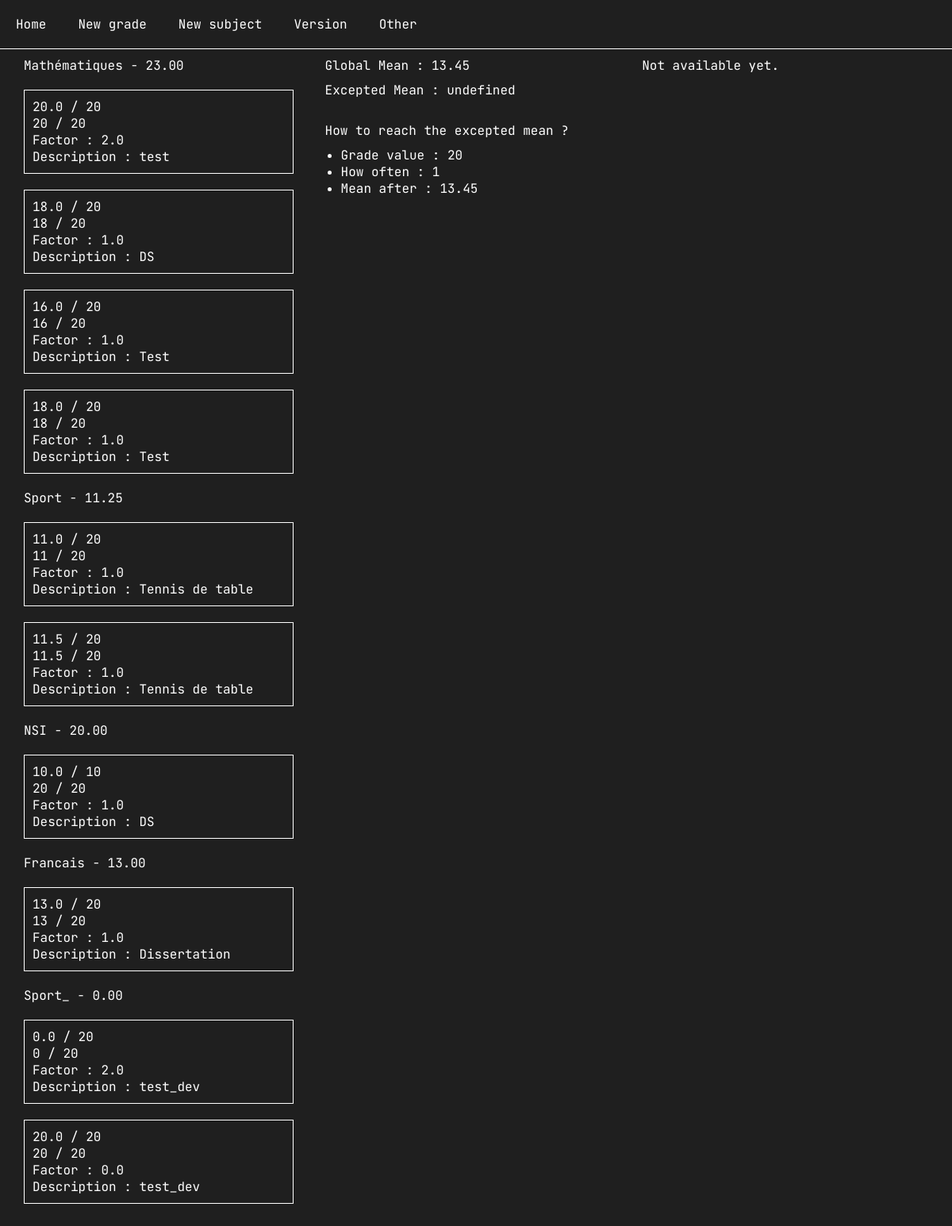
The page / on the database its author committed.
### tables this page shows
CREATE TABLE "Mathématiques" ('grade' FLOAT not null,                           'grade_max' INT not null,                           'grade_20' INT not null,                          'factor' FLOAT not null,                          'description' TEXT not null,                          'id' INTEGER not null primary key autoincrement);

CREATE TABLE 'Sport' ('grade' FLOAT not null,                           'grade_max' INT not null,                           'grade_20' INT not null,                          'factor' FLOAT not null,                          'description' TEXT not null,                          'id' INTEGER not null primary key autoincrement);

CREATE TABLE 'NSI' ('grade' FLOAT not null,                           'grade_max' INT not null,                           'grade_20' INT not null,                          'factor' FLOAT not null,                          'description' TEXT not null,                          'id' INTEGER not null primary key autoincrement);

CREATE TABLE 'Francais' ('grade' FLOAT not null,                           'grade_max' INT not null,                           'grade_20' INT not null,                          'factor' FLOAT not null,                          'description' TEXT not null,                          'id' INTEGER not null primary key autoincrement);

CREATE TABLE 'Sport_' ('grade' FLOAT not null,                           'grade_max' INT not null,                           'grade_20' INT not null,                          'factor' FLOAT not null,                          'description' TEXT not null,                          'id' INTEGER not null primary key autoincrement);

### main.py (the view)
@app.route('/')
def index():
    try:
        is_update_available = request.args["update-available"]
    except Exception:
        is_update_available = ""
    all_subjects = SubjectsManager().view_subject()
    subjects_and_grades = {}
    for i in all_subjects:
        if list(i)[0] != "sqlite_sequence":
            subjects_and_grades[list(i)[0]] = []
    for subject in subjects_and_grades:
        counter = 1
        loop = True
        while loop:
            try:
                _grade = GradesManager().view_grade(subject, counter)
                _grade["id"] = counter
                subjects_and_grades[subject].append(_grade)
            except IndexError:
                loop = False
            counter += 1
    return render_template('index.html', subjects=subjects_and_grades, is_update_available=is_update_available)

### database/grades_manager.py (called while the page is built)
    def view_grade(self, subject, grade_id):
        cursor = self.con.cursor()
        query = f"SELECT grade, grade_max, grade_20, factor, description from {subject} WHERE id = ?;"
        cursor.execute(query, (grade_id,))
        result = cursor.fetchall()
        cursor.close()
        return dict(result[0])

### database/subjects_manager.py (called while the page is built)
    def view_subject(self):
        cursor = self.con.cursor()
        query = f'SELECT name from sqlite_master WHERE type="table"'
        cursor.execute(query)
        result = cursor.fetchall()
        cursor.close()
        return result

### templates/index.html (shortened to what this page needs)
{% extends 'base.html' %}
{% block content %}
    <div id="index">
        <div class="index-container grade-container">
            {% for subject in subjects %}
            <a class="subject" href="/subject/view?subject={{ subject }}">{{ subject }} - <span data-subject="{{ subject }}" class="js-subject-mean"></span></a>
            {% for grade in subjects[subject] %}
            <div class="grade">
                <a href="/grade/view?id={{ grade.id }}&subject={{ subject }}">
                    <p>{{ grade.grade }} / {{ grade.grade_max }}</p>
                    <p><span data-subject="{{ subject }}" data-grade="{{ grade.grade_20 }}" data-factor="{{ grade.factor }}" class="js-grade">{{ grade.grade_20 }}</span> / 20</p>
                    <p>Factor : {{ grade.factor }}</p>
                    <p>Description : {{ grade.description }}</p>
                </a>
            </div>
            {% endfor %}
            {% endfor %}
        </div>
        <div class="index-container datas-container">
            <p>Global Mean : <span id="js-global-mean"></span></p>
            <p>Excepted Mean : <span id="js-excepted-mean"></span></p>
            <div class="reach-excepted-mean">
                <p>How to reach the excepted mean ?</p>
                <ul>
                    <li>Grade value : <span id="js-reach-grade-value"></span></li>
                    <li>How often : <span id="js-reach-how-often"></span></li>
                    <li>Mean after : <span id="js-reach-mean-after"></span></li>
                </ul>
            </div>
        </div>
        <div class="index-container graphs-container">
            <p>Not available yet.</p>
        </div>
    </div>
{% endblock %}

### templates/base.html (shortened to what this page needs)
<!doctype html>
<html lang="en">
<head>
    <link rel="stylesheet" href="{{ url_for('static', filename='css/styles.css') }}">
</head>
<body>
    <nav>
        <ul>
            <li><a href="/">Home</a></li>
            <li><a href="/grade/new">New grade</a></li>
            <li><a href="/subject/new">New subject</a></li>
            <li><a href="/version">Version</a></li>
            <li id="nav-dropdown-parent">
                <a href="javascript:showDropdown('#nav-dropdown');">Other</a>
            </li>
        </ul>
    </nav>
    <div id="content">
        {% block content %}{% endblock %}
    </div>
</body>
</html>

### static/css/styles.css (style rules this page uses)
* { margin:0; padding:0; box-sizing: border-box; font-family: 'JetBrains Mono', monospace; }
body { background: #1f1f1f; color: #fff; overflow:hidden; }
#content { overflow-y: scroll; height:90vh; }
nav { border-bottom: solid 1px #fff; background:#1f1f1f; }
nav ul { list-style:none; display:flex; }
nav li { padding:20px; }
nav a { text-decoration:none; color:#fff; }
#nav-dropdown-parent { position:relative; }
#index { display:flex; width:100%; }
.index-container { width:33.3%; padding:10px; }
#index .subject { text-decoration:none; color:#fff; margin:20px !important; text-align:center; width:100% !important; margin-bottom:20px; }
#index .grade { margin:20px; border: solid 1px #fff; padding:10px; }
#index .grade a { text-decoration:none; color:#fff; }
.datas-container p, .datas-container ul { padding-bottom:10px; }
.reach-excepted-mean { margin-top:20px; }
.datas-container ul { margin-left:20px; }

### rows shown on the page
Mathématiques: grade "20.0", grade_max "20", grade_20 "20", factor "2.0", description "test"
Mathématiques: grade "18.0", grade_max "20", grade_20 "18", factor "1.0", description "DS"
Mathématiques: grade "16.0", grade_max "20", grade_20 "16", factor "1.0", description "Test"
Mathématiques: grade "18.0", grade_max "20", grade_20 "18", factor "1.0", description "Test"
Sport: grade "11.0", grade_max "20", grade_20 "11", factor "1.0", description "Tennis de table"
Sport: grade "11.5", grade_max "20", grade_20 "11.5", factor "1.0", description "Tennis de table"
NSI: grade "10.0", grade_max "10", grade_20 "20", factor "1.0", description "DS"
Francais: grade "13.0", grade_max "20", grade_20 "13", factor "1.0", description "Dissertation"
Sport_: grade "0.0", grade_max "20", grade_20 "0", factor "2.0", description "test_dev"
Sport_: grade "20.0", grade_max "20", grade_20 "20", factor "0.0", description "test_dev"

### other values the page prints
{{ subject }} "Mathématiques" "Sport" "NSI" "Francais" "Sport_"
